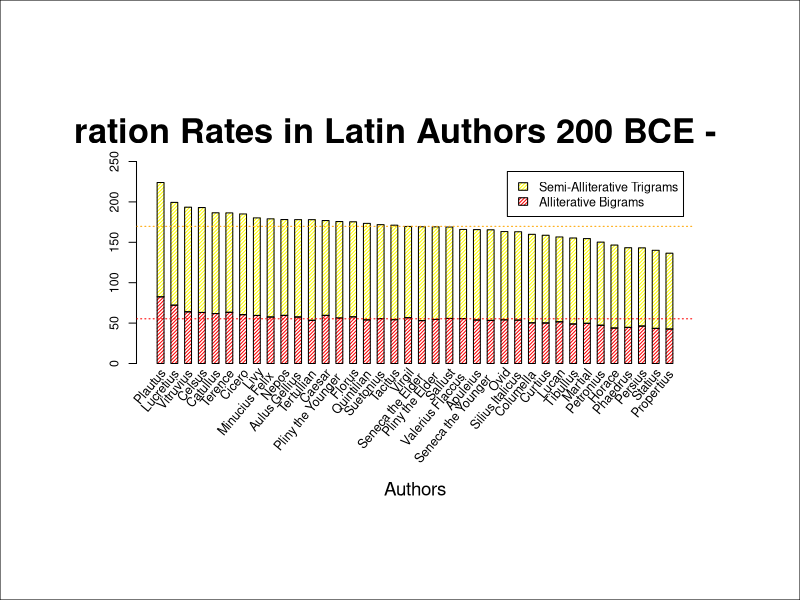
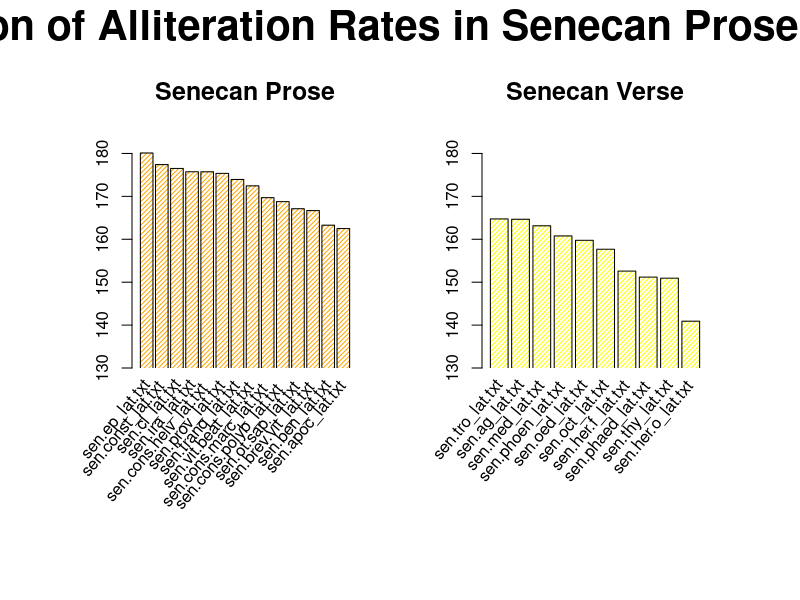
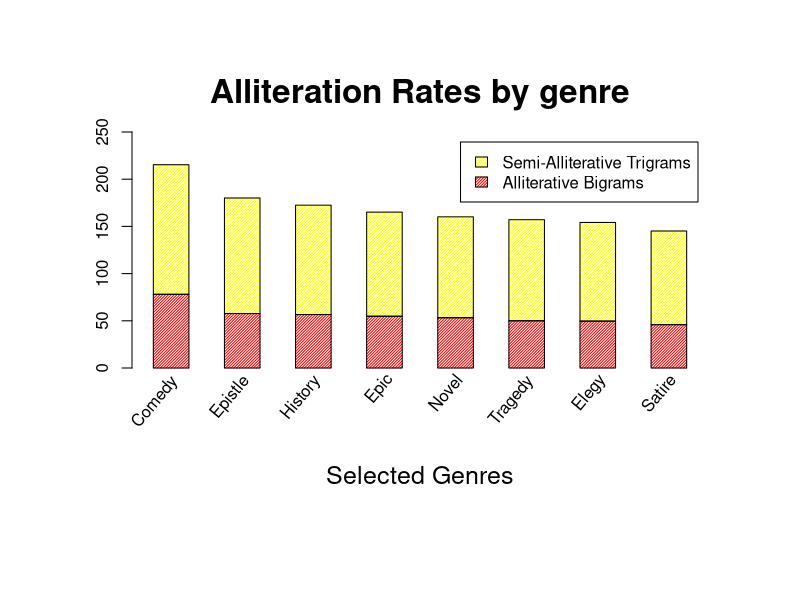
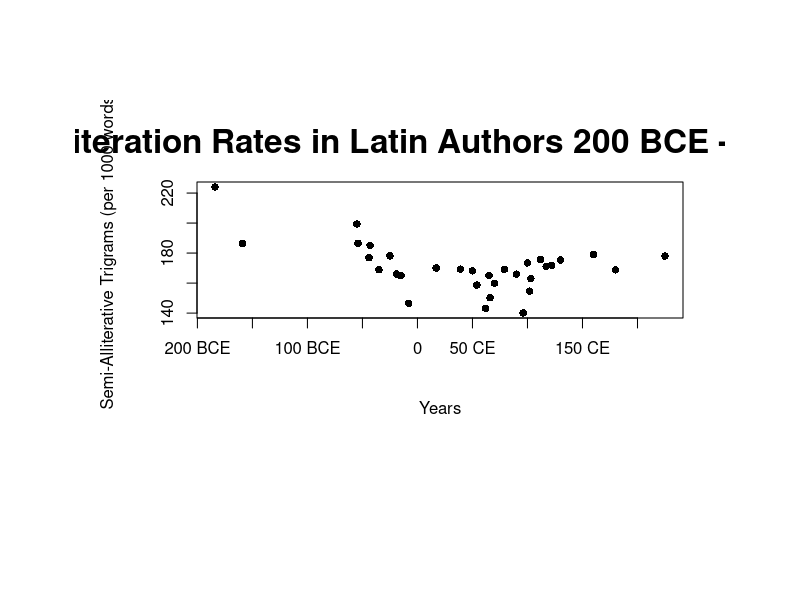

Write the R code that produced these figures, in order.
library(plyr)

directory <- "/Users/pbartleby/Dropbox/Projects/Alliteration-in-Latin-Literature/results/"
filename <- "results.csv"

setwd(directory)

data <- read.csv('results.csv',header=TRUE)

total.words <- sum(data$words)

data.authors <- ddply(data,~author,summarise,meanAB=mean(ab),meanSAT=mean(sat)) 
data.authors.sort <- data.authors[order(data.authors$meanSAT,decreasing=TRUE),]

plotAuthors <- data.authors.sort$author
plotAB <- data.authors.sort$meanAB
plotSAT <- data.authors.sort$meanSAT
plotAB.mean <- round(mean(plotAB),2)
plotSAT.mean <- round(mean(plotSAT),2)

plotSAT <- plotSAT - plotAB # allows the stacked barplot to add up correctly; all alliterative bigrams are by definition part of the semi-alliterative trigram

plotMatrix <- cbind(plotAB,plotSAT)
rownames(plotMatrix) <- plotAuthors
colnames(plotMatrix) <- c('Alliterative Bigrams','Semi-Alliterative Trigrams')
plotMatrix <- t(plotMatrix)

par(mfrow=c(1, 1))
par(mar=c(9, 4, 4, 2) + 0.1)
par(cex=.75, cex.main=2.75, cex.lab=1.5)
par(mgp=c(6,1,0))
par(omi=c(1,.75,1,.75))
all <- barplot(plotMatrix,xaxt='n', main = "Alliteration Rates in Latin Authors 200 BCE - 200 CE", ylab = "Alliterative Samples (per 1000 words)", width = 50, space=1, density=40, legend = rownames(plotMatrix), ylim = c(0,250), col=heat.colors(2))
text(all,par("usr")[3]-0.025,srt=50,adj=c(1.1,1.1),labels = plotAuthors,xpd=TRUE,col="black")
title(xlab = "Authors", cex.lab = 1.5, line = 8)
abline(h=plotAB.mean,col='red',lty=3)
abline(h=plotSAT.mean,col='orange',lty=3)
box(which="outer",col="black")

# Seneca plots
data.seneca <- data[data$author=='Seneca the Younger',]
data.seneca.prose <- data.seneca[data.seneca$type =='P',]
data.seneca.verse <- data.seneca[data.seneca$type =='V',]
data.seneca.prose <- data.seneca.prose[order(data.seneca.prose$sat,decreasing=TRUE),]
data.seneca.verse <- data.seneca.verse[order(data.seneca.verse$sat,decreasing=TRUE),]

senP.labs <- data.seneca.prose$file
senV.labs <- data.seneca.verse$file

par(mfrow=c(1, 2))
par(cex=1, cex.main=1.5, cex.lab=1.5)
par(mgp=c(5,1,0))
par(omi=c(.5,.5,.5,.5))
    
senP <- barplot(data.seneca.prose$sat, main = "Senecan Prose", ylab = "Semi-Alliterative Trigrams (per 1000 words)",width=1,ylim = c(130,185),density=30, col='orange',xpd=FALSE)
text(senP,par("usr")[3]-0.025,srt=50,adj=c(1.1,1.1),labels = senP.labs,xpd=TRUE)
senV <- barplot(data.seneca.verse$sat, main = "Senecan Verse",width=1, ylim = c(130,185), density=30,col="yellow",xpd=FALSE)
text(senV,par("usr")[3]-0.025,srt=50,adj=c(1.1,1.1),labels = senV.labs,xpd=TRUE)

par(cex.main=2.5)
title('Comparison of Alliteration Rates in Senecan Prose and Verse',outer=TRUE)

# Genre plots
data.genre <- data[data$genre != 'Misc',]

data.genres <- ddply(data.genre,~genre,summarise,meanAB=mean(ab),meanSAT=mean(sat)) 
data.genres.sort <- data.genres[order(data.genres$meanSAT,decreasing=TRUE),]

plotGenres <- data.genres.sort$genre
plotAB.genre <- data.genres.sort$meanAB
plotSAT.genre <- data.genres.sort$meanSAT
plotAB.genre.mean <- round(mean(plotAB.genre),2)
plotSAT.genre.mean <- round(mean(plotSAT.genre),2)

plotSAT.genre <- plotSAT.genre - plotAB.genre # allows the stacked barplot to add up correctly; all alliterative bigrams are by definition part of the semi-alliterative trigram

plotMatrix.genre <- cbind(plotAB.genre,plotSAT.genre)
rownames(plotMatrix.genre) <- plotGenres
colnames(plotMatrix.genre) <- c('Alliterative Bigrams','Semi-Alliterative Trigrams')
plotMatrix.genre <- t(plotMatrix.genre)

par(mfrow=c(1, 1))
par(cex=1, cex.main=2, cex.lab=1.5)
par(mgp=c(5,1,0))
par(omi=c(.5,.5,.5,.5))
all.genre <- barplot(plotMatrix.genre,xaxt='n', main = "Alliteration Rates by genre", ylab = "Alliterative Samples (per 1000 words)", width = 50, space=1, density=50, legend = rownames(plotMatrix), ylim = c(0,250), col=heat.colors(2))
text(all.genre,par("usr")[3]-0.025,srt=50,adj=c(1.1,1.1),labels = plotGenres,xpd=TRUE)
title(xlab = "Selected Genres", cex.lab = 1.5, line = 5)

# Date plots

data.date <- ddply(data,~date,summarise,meanAB=mean(ab),meanSAT=mean(sat)) 

plotDates <- data.date$date

plotAB.date <- data.date$meanAB
plotSAT.date <- data.date$meanSAT

dates <- as.Date(data.date$date,origin="1970/1/1")

par(mfrow=c(1, 1))
par(mar=c(9, 6, 4, 2) + 0.1)
par(cex=1, cex.main=2, cex.lab=1)
par(mgp=c(4,1,0))
par(omi=c(1,.75,1,.75))

plot(data.date$meanSAT~dates,col="black",pch=16,ylab="Semi-Alliterative Trigrams (per 1000 words)",xlab="Years",main="Alliteration Rates in Latin Authors 200 BCE - 200 CE",axes=FALSE)
box(which="plot",col="black")

yrs50 <- seq(as.Date(-792576,origin="1970-01-01"),as.Date(-646479,origin="1970-01-01"),by="50 years")

axis(2)
axis(1,at=yrs50,labels=c(paste(seq(200,50,by=-50)," BCE",sep=""),"0",paste(seq(50,200,by=50)," CE",sep="")))